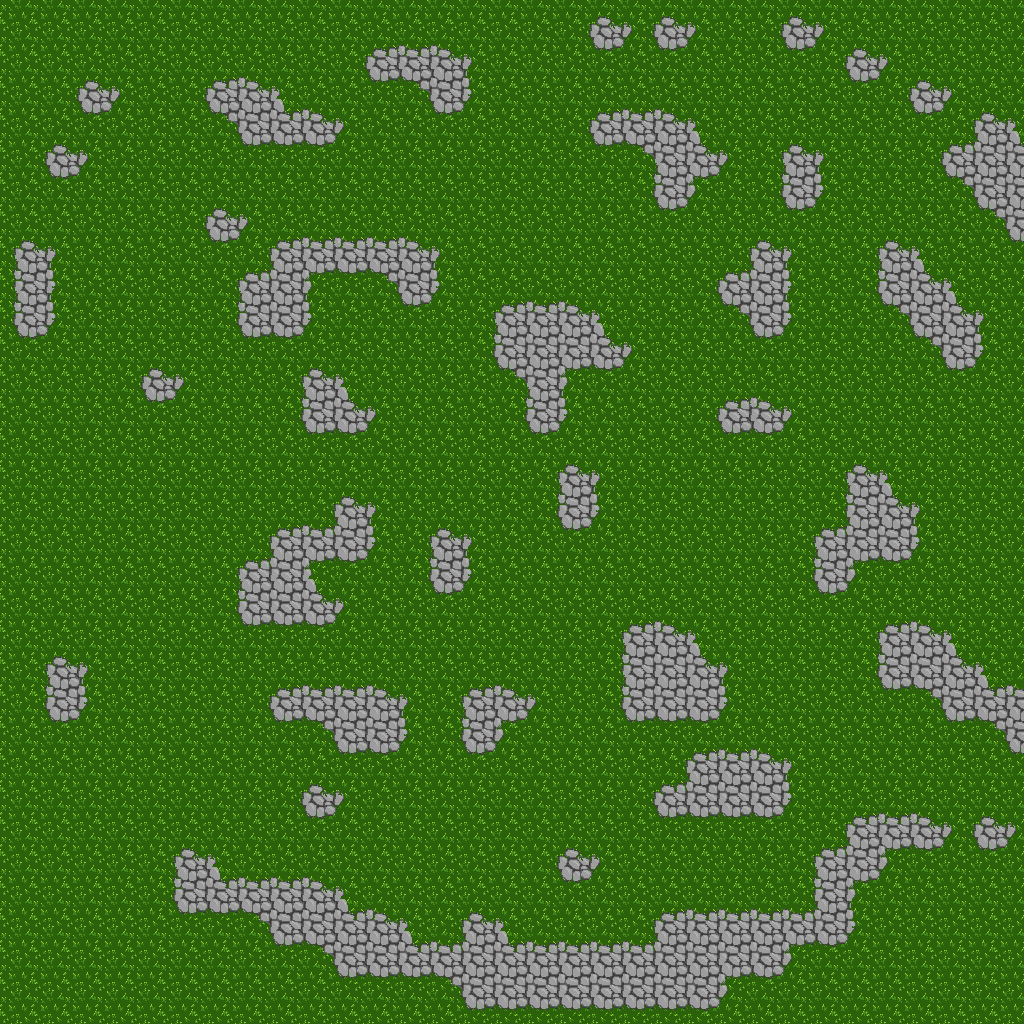

This is a level from a 2D game, rendered from its Tiled map with the project's own tilesets. A one-line summary and the complete map file follow:
An orthogonal 32x32 tile map with 32x32 px tiles, 1 tile layer (Tile Layer 1).

<map version="1.0" orientation="orthogonal" renderorder="right-down" width="32" height="32" tilewidth="32" tileheight="32" nextobjectid="1">
 <tileset firstgid="1" name="tileset" tilewidth="32" tileheight="32" tilecount="64" columns="8">
  <image source="tileset.png" width="256" height="256" />
  <terraintypes>
   <terrain name="cobble" tile="-1" />
   <terrain name="grass" tile="20" />
  </terraintypes>
  <tile id="8" terrain="1,1,1,0" />
  <tile id="9" terrain="1,1,0,0" />
  <tile id="10" terrain="1,1,0,1" />
  <tile id="11" terrain="0,0,0,1" />
  <tile id="12" terrain="0,0,1,1" />
  <tile id="13" terrain="0,0,1,0" />
  <tile id="16" terrain="1,0,1,0" />
  <tile id="17" terrain="0,0,0,0" />
  <tile id="18" terrain="0,1,0,1" />
  <tile id="19" terrain="0,1,0,1" />
  <tile id="20" terrain="1,1,1,1" />
  <tile id="21" terrain="1,0,1,0" />
  <tile id="24" terrain="1,0,1,1" />
  <tile id="25" terrain="0,0,1,1" />
  <tile id="26" terrain="0,1,1,1" />
  <tile id="27" terrain="0,1,0,0" />
  <tile id="28" terrain="1,1,0,0" />
  <tile id="29" terrain="1,0,0,0" />
 </tileset>
 <layer name="Tile Layer 1" width="32" height="32">
  <data encoding="csv">
21,21,21,21,21,21,21,21,21,21,21,21,21,21,21,21,21,21,9,11,9,11,21,21,9,11,21,21,21,21,21,21,
21,21,21,21,21,21,21,21,21,21,21,9,29,10,11,21,21,21,25,27,25,27,21,21,25,27,9,11,21,21,21,21,
21,21,9,11,21,21,9,29,11,21,21,25,13,14,19,21,21,21,21,21,21,21,21,21,21,21,25,27,9,11,21,21,
21,21,25,27,21,21,25,14,28,29,11,21,21,25,27,21,21,21,9,10,10,11,21,21,21,21,21,21,25,27,9,11,
21,9,11,21,21,21,21,25,13,26,27,21,21,21,21,21,21,21,25,13,14,28,11,21,9,11,21,21,21,9,30,28,
21,25,27,21,21,21,21,21,21,21,21,21,21,21,21,21,21,21,21,21,22,12,27,21,22,20,21,21,21,25,14,18,
21,21,21,21,21,21,9,11,21,21,21,21,21,21,21,21,21,21,21,21,25,27,21,21,25,27,21,21,21,21,25,14,
9,11,21,21,21,21,25,27,9,29,10,10,10,11,21,21,21,21,21,21,21,21,21,9,11,21,21,9,11,21,21,25,
22,20,21,21,21,21,21,9,30,12,13,26,14,20,21,21,21,21,21,21,21,21,9,30,19,21,21,17,28,11,21,21,
17,19,21,21,21,21,21,22,18,20,21,21,25,27,21,9,29,29,11,21,21,21,25,14,19,21,21,25,14,28,11,21,
25,27,21,21,21,21,21,25,26,27,21,21,21,21,21,22,18,18,28,11,21,21,21,25,27,21,21,21,25,14,20,21,
21,21,21,21,9,11,21,21,21,9,11,21,21,21,21,25,14,12,26,27,21,21,21,21,21,21,21,21,21,25,27,21,
21,21,21,21,25,27,21,21,21,17,28,11,21,21,21,21,22,19,21,21,21,21,9,10,11,21,21,21,21,21,21,21,
21,21,21,21,21,21,21,21,21,25,26,27,21,21,21,21,25,27,21,21,21,21,25,13,27,21,21,21,21,21,21,21,
21,21,21,21,21,21,21,21,21,21,21,21,21,21,21,21,21,9,11,21,21,21,21,21,21,21,9,11,21,21,21,21,
21,21,21,21,21,21,21,21,21,21,9,11,21,21,21,21,21,22,20,21,21,21,21,21,21,21,17,28,11,21,21,21,
21,21,21,21,21,21,21,21,9,10,30,20,21,9,11,21,21,25,27,21,21,21,21,21,21,9,30,18,19,21,21,21,
21,21,21,21,21,21,21,9,30,12,26,27,21,22,19,21,21,21,21,21,21,21,21,21,21,22,12,26,27,21,21,21,
21,21,21,21,21,21,21,17,18,28,11,21,21,25,27,21,21,21,21,21,21,21,21,21,21,25,27,21,21,21,21,21,
21,21,21,21,21,21,21,25,26,26,27,21,21,21,21,21,21,21,21,9,10,11,21,21,21,21,21,9,29,11,21,21,
21,9,11,21,21,21,21,21,21,21,21,21,21,21,21,21,21,21,21,17,18,28,11,21,21,21,21,22,18,28,11,21,
21,17,20,21,21,21,21,21,9,29,10,10,11,21,9,10,11,21,21,22,18,18,20,21,21,21,21,25,13,14,28,10,
21,25,27,21,21,21,21,21,25,13,14,18,20,21,17,12,27,21,21,25,13,26,27,21,21,21,21,21,21,25,26,14,
21,21,21,21,21,21,21,21,21,21,25,26,27,21,25,27,21,21,21,21,21,9,10,10,11,21,21,21,21,21,21,25,
21,21,21,21,21,21,21,21,21,9,11,21,21,21,21,21,21,21,21,21,9,30,18,18,19,21,21,21,21,21,21,21,
21,21,21,21,21,21,21,21,21,25,27,21,21,21,21,21,21,21,21,21,25,26,13,13,27,21,9,29,29,11,9,11,
21,21,21,21,21,9,11,21,21,21,21,21,21,21,21,21,21,9,11,21,21,21,21,21,21,9,30,12,26,27,25,27,
21,21,21,21,21,17,28,10,29,10,11,21,21,21,21,21,21,25,27,21,21,21,21,21,21,22,12,27,21,21,21,21,
21,21,21,21,21,25,26,13,14,18,28,10,11,21,9,11,21,21,21,21,9,10,10,10,10,30,20,21,21,21,21,21,
21,21,21,21,21,21,21,21,25,13,14,18,28,29,30,28,10,29,29,29,30,18,18,18,12,13,27,21,21,21,21,21,
21,21,21,21,21,21,21,21,21,21,25,13,26,26,14,18,18,18,18,18,18,18,12,13,27,21,21,21,21,21,21,21,
21,21,21,21,21,21,21,21,21,21,21,21,21,21,25,26,13,26,26,13,13,13,27,21,21,21,21,21,21,21,21,21
</data>
 </layer>
</map>